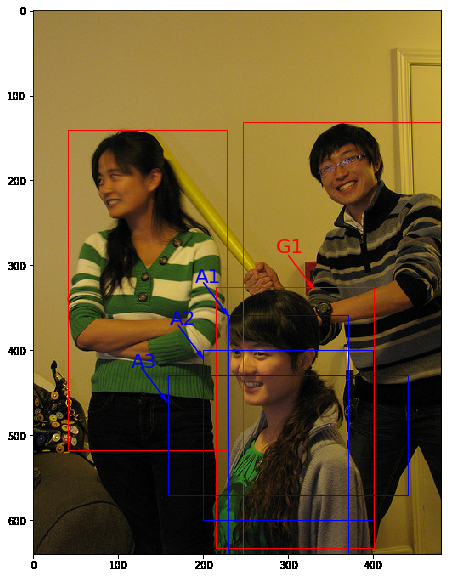
#> input picture 03-machinelearningAndDeeplearningAndopencv/09-opencv/download.png, 451 x 578 px
$ python '05-含有滑块.py'
#> lines starting #> are read from the running program, lines starting #| are printed output that depends on the picture; after the words box and inside, x2 and y2 are one past the last pixel; in counts of white or black regions, pixels touching at a corner belong together
#!/usr/bin/env python
# -*- coding: utf-8 -*-
# @Time : 2021/5/21 19:05
# @Author : 若谷
# @File : track_bar2.py
# @Software: PyCharm
import cv2
import numpy as np

def nothing(x):
    pass

cv2.namedWindow('result')
cv2.resizeWindow('result',600,800)

# 设置hsv6个分量，分别为low_H,high_H,low_S,high_S,low_V,high_V
'''
cv2.createTrackbar参数解释：
第一个参数时滑动条的名字，
第二个参数是滑动条被放置的窗口的名字，
第三个参数是滑动条默认值，
第四个参数时滑动条的最大值，
第五个参数时回调函数，每次滑动都会调用回调函数。
'''
cv2.createTrackbar("Low_H", "result", 35, 255, nothing)
cv2.createTrackbar("High_H", "result", 70, 255, nothing)
cv2.createTrackbar("Low_S", "result", 40, 255, nothing)
cv2.createTrackbar("High_S", "result",200, 255, nothing)
cv2.createTrackbar("Low_V", "result", 100, 255, nothing)
cv2.createTrackbar("High_V", "result", 120, 255, nothing)

while True:
    # img = cv2.imread('test.jpg')
    img = cv2.imread('./download.png')
#> img is the input picture: shape (578, 451, 3); mean B, G, R 69.3, 104.8, 121.5
    resize = cv2.resize(img, None, fx=0.5, fy=0.5)
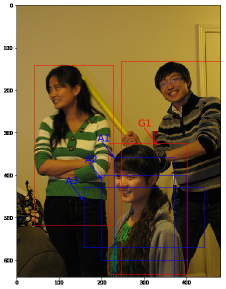
#> resize: shape (289, 226, 3); mean B, G, R 69.8, 105.2, 121.9
    hsv = cv2.cvtColor(resize, cv2.COLOR_BGR2HSV)
#> hsv: shape (289, 226, 3); mean H, S, V 21.5, 118.3, 125.4

    # 分别获取被拖动后的HSV值
    '''
    cv2.getTrackbarPos()参数解释：
    第一个参数为滚动条的名称
    第二个参数为窗口的名字
    '''
    low_h = cv2.getTrackbarPos('Low_H', 'result')
    hign_h = cv2.getTrackbarPos('High_H', 'result')
    low_s = cv2.getTrackbarPos('Low_S', 'result')
    hign_s = cv2.getTrackbarPos('High_S', 'result')
    low_v = cv2.getTrackbarPos('Low_V', 'result')
    hign_v = cv2.getTrackbarPos('High_V', 'result')

    # 分别设置高低阈值
    low_threshold = np.array([low_h, low_s, low_v])
    high_threshold = np.array([hign_h, hign_s, hign_v])

    # 根据阈值构建掩膜
    mask = cv2.inRange(hsv, low_threshold, high_threshold)
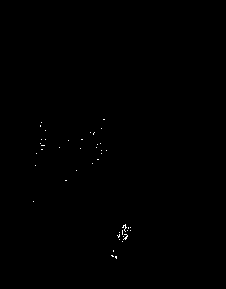
#> mask: shape (289, 226); 0.15% white in thin lines or dots, all inside (x1, y1, x2, y2) = (33, 119, 131, 259)

    # 对原图像和掩膜进行位运算
    res = cv2.bitwise_and(resize, resize, mask=mask)

    cv2.imshow("resize", resize)
    cv2.imshow("mask", mask)
    cv2.imshow("res", res)
    if cv2.waitKey(1)== 27:  # 按Esc退出,cv2.waitKey(x)里面的数不能为0
#> (key Esc is pressed here)
        break

cv2.destroyAllWindows()

$ run again, with 03-machinelearningAndDeeplearningAndopencv/09-opencv/8.png copied over 03-machinelearningAndDeeplearningAndopencv/09-opencv/download.png
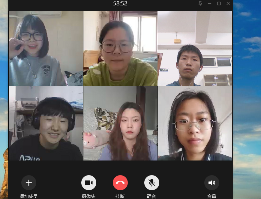
#> input picture 03-machinelearningAndDeeplearningAndopencv/09-opencv/8.png, 261 x 199 px
#> img is the input picture: shape (199, 261, 3); mean B, G, R 114, 112.5, 111.9
#> `resize = cv2.resize(img, None, fx=0.5, fy=0.5)`:
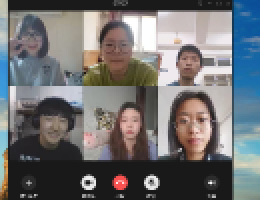
#> resize: shape (100, 130, 3) (shown 2 times larger); mean B, G, R 113.5, 112.1, 111.8
#> hsv: shape (100, 130, 3); mean H, S, V 51.9, 42.4, 124.4
#> mask: shape (100, 130); 0.02% white in thin lines or dots, all inside (x1, y1, x2, y2) = (3, 40, 42, 75)
